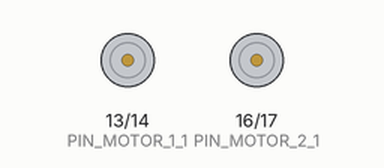
Simulated run of this sketch. Board: Arduino Uno, built with avr-gcc and run on an emulated ATmega328P. On the bench: motor-driver pin pairs drawn as motors (green arrow = first pin HIGH = forward, orange = second pin HIGH = backward, longer = more drive).

Above: at 0.5 s.
At 1.5 s:
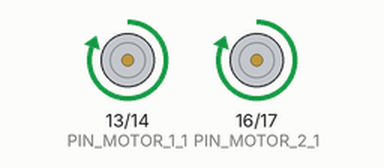
At 3.5 s:
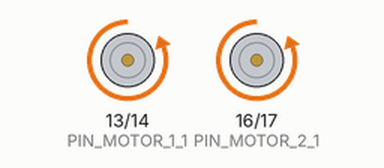
Timing chart, 0 to 5.2 s (numbered marks = the images above):
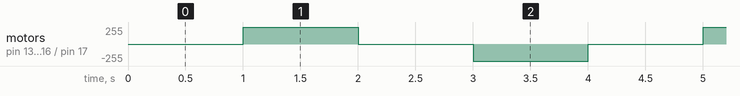

The sketch:

clase3_movimiento.ino
```cpp
const int PIN_MOTOR_1_1 = 13;
const int PIN_MOTOR_1_2 = 14;
const int PIN_MOTOR_2_1 = 16;
const int PIN_MOTOR_2_2 = 17;


void setup() {
  // put your setup code here, to run once:
  pinMode(PIN_MOTOR_1_1, OUTPUT);
  pinMode(PIN_MOTOR_1_2, OUTPUT);
  pinMode(PIN_MOTOR_2_1, OUTPUT);
  pinMode(PIN_MOTOR_2_2, OUTPUT);
}

void loop() {
  // put your main code here, to run repeatedly:
  detenerMotores();
  delay(1000);

  moverAdelante();
  delay(1000);

  detenerMotores();
  delay(1000);

  moverAtras();
  delay(1000);
}

void moverAdelante() {
  digitalWrite(PIN_MOTOR_1_1, HIGH);
  digitalWrite(PIN_MOTOR_1_2, LOW);
  digitalWrite(PIN_MOTOR_2_1, HIGH);
  digitalWrite(PIN_MOTOR_2_2, LOW);
}

void moverAtras() {
  digitalWrite(PIN_MOTOR_1_1, LOW);
  digitalWrite(PIN_MOTOR_1_2, HIGH);
  digitalWrite(PIN_MOTOR_2_1, LOW);
  digitalWrite(PIN_MOTOR_2_2, HIGH);
}

void detenerMotores() {
  digitalWrite(PIN_MOTOR_1_1, LOW);
  digitalWrite(PIN_MOTOR_1_2, LOW);
  digitalWrite(PIN_MOTOR_2_1, LOW);
  digitalWrite(PIN_MOTOR_2_2, LOW);
}
```

Measured:
- by itself, motor on pin 13 (PIN_MOTOR_1_1) / pin 14 (PIN_MOTOR_1_2), motor on pin 16 (PIN_MOTOR_2_1) / pin 17 (PIN_MOTOR_2_2): repeats every 4.0 s: stopped 1.0 s, backward 255/255 1.0 s, stopped 1.0 s, forward 255/255 1.0 s
